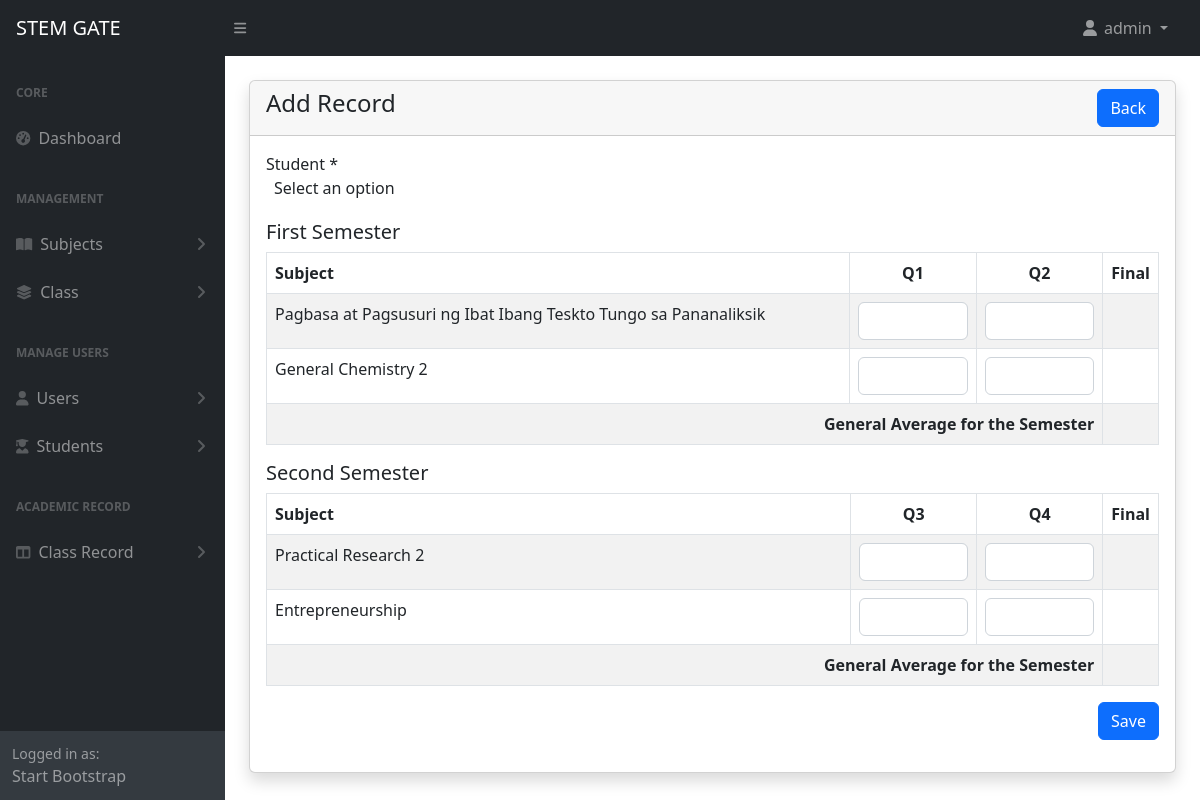
/admin/grades-create.php?id=16&name=Stewart+Sanchez (signed in), run on the app's committed database.
### tables this page shows
CREATE TABLE `subjects` (
  `id` int(11) NOT NULL,
  `name` varchar(191) NOT NULL,
  `subject_code` varchar(191) DEFAULT NULL,
  `subject_type` tinyint(1) NOT NULL,
  `created_at` timestamp NOT NULL DEFAULT current_timestamp()
);

### config/function.php (the view, shortened to what this page needs)
<?php
require 'dbcon.php';
function validate($inputData){
    global $conn;
    $validatedData = mysqli_real_escape_string($conn, $inputData);
    return trim($validatedData);
}
function getById($tableName, $id){
    global $conn;
    $table = validate($tableName);
    $id = validate($id);
    $query = "SELECT * FROM $table WHERE id='$id' LIMIT 1";
    $result = mysqli_query($conn,$query);
    if($result){
        if(mysqli_num_rows($result) == 1){
            $row = mysqli_fetch_assoc($result);
            $response = [
                'status' => 200,
                'data' => $row,
                'message' => 'Record Found'
            ];
            return $response;
        }else{
            $response = [
                'status' => 404,
                'message' => 'No Data Found'
            ];
            return $response;
        }
    }else{
        $response = [
            'status' => 500,
            'message' => 'Something Went Wrong'
        ];
        return $response;
    }
}
function generateTable($class_id)
{
    global $conn;
    $tableRowsSemester1 = '';
    $tableRowsSemester2 = '';
    $query = "SELECT * FROM classes WHERE id='$class_id'";
    $result = mysqli_query($conn, $query);
    if (mysqli_num_rows($result) > 0) {
        $classData = mysqli_fetch_assoc($result);
        $subjectsData = json_decode($classData['subjects'], true);
        foreach ($subjectsData as $semester) {
            $semesterNumber = $semester['semester'];
            $tableRows = '';
            foreach ($semester['subjects'] as $subject) {
                $subjectId = $subject['subject_id'];
                $subjectQuery = "SELECT name FROM subjects WHERE id='$subjectId'";
                $subjectResult = mysqli_query($conn, $subjectQuery);
                $subjectRow = mysqli_fetch_assoc($subjectResult);
                $subjectName = $subjectRow['name'];
                $tableRows .= '<tr>';
                $tableRows .= '<td><input type="hidden" name="subject_id[]" value="' . $subjectId . '"/>' . $subjectName . '</td>';
                $tableRows .= '<td><input type="number" class="form-control text-end" name="quarter1_' . $subjectId . '" required/></td>';
                $tableRows .= '<td><input type="number" class="form-control text-end" name="quarter2_' . $subjectId . '"required/></td>';
                $tableRows .= '<td></td>';
                $tableRows .= '</tr>';
            }
            if ($semesterNumber == 1) {
                $tableRowsSemester1 = $tableRows;
            } elseif ($semesterNumber == 2) {
                $tableRowsSemester2 = $tableRows;
            }
        }
    }
    return array('semester1' => $tableRowsSemester1, 'semester2' => $tableRowsSemester2);
}
?>

### data on the page
subjects: name "Pagbasa at Pagsusuri ng Ibat Ibang Teskto Tungo sa Pananaliksik"
subjects: name "General Chemistry 2"
subjects: name "Practical Research 2"
subjects: name "Entrepreneurship"

### other printed values
$_SESSION['loggedInUser']['name'] "admin"
